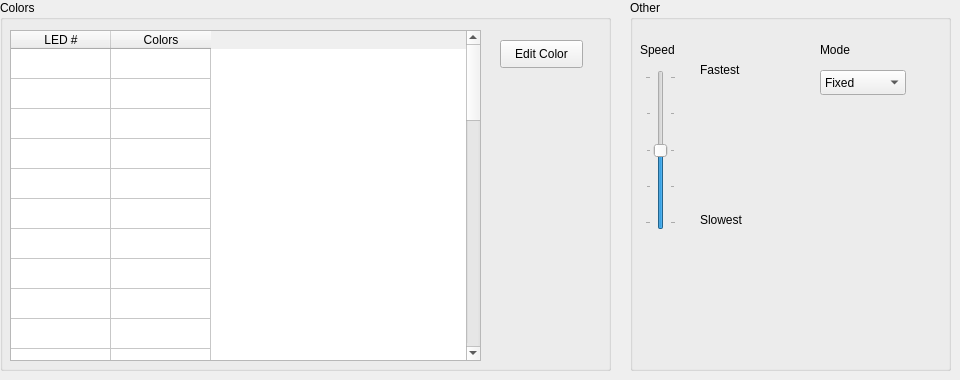
      <widget class="QWidget" name="customTab">
       <attribute name="title">
        <string>Custom</string>
       </attribute>
       <widget class="QGroupBox" name="groupBox_22">
        <property name="geometry">
         <rect>
          <x>630</x>
          <y>0</y>
          <width>321</width>
          <height>371</height>
         </rect>
        </property>
        <property name="title">
         <string>Other</string>
        </property>
        <widget class="QSlider" name="customSpeed">
         <property name="geometry">
          <rect>
           <x>15</x>
           <y>70</y>
           <width>31</width>
           <height>160</height>
          </rect>
         </property>
         <property name="maximum">
          <number>4</number>
         </property>
         <property name="value">
          <number>2</number>
         </property>
         <property name="orientation">
          <enum>Qt::Vertical</enum>
         </property>
         <property name="tickPosition">
          <enum>QSlider::TicksBothSides</enum>
         </property>
        </widget>
        <widget class="QLabel" name="label_62">
         <property name="geometry">
          <rect>
           <x>10</x>
           <y>40</y>
           <width>62</width>
           <height>20</height>
          </rect>
         </property>
         <property name="text">
          <string>Speed</string>
         </property>
        </widget>
        <widget class="QLabel" name="label_63">
         <property name="geometry">
          <rect>
           <x>70</x>
           <y>60</y>
           <width>62</width>
           <height>20</height>
          </rect>
         </property>
         <property name="text">
          <string>Fastest</string>
         </property>
        </widget>
        <widget class="QLabel" name="label_64">
         <property name="geometry">
          <rect>
           <x>70</x>
           <y>210</y>
           <width>62</width>
           <height>20</height>
          </rect>
         </property>
         <property name="text">
          <string>Slowest</string>
         </property>
        </widget>
        <widget class="QComboBox" name="customMode">
         <property name="geometry">
          <rect>
           <x>190</x>
           <y>70</y>
           <width>86</width>
           <height>25</height>
          </rect>
         </property>
         <item>
          <property name="text">
           <string>Fixed</string>
          </property>
         </item>
         <item>
          <property name="text">
           <string>Breathing</string>
          </property>
         </item>
         <item>
          <property name="text">
           <string>Wave</string>
          </property>
         </item>
        </widget>
        <widget class="QLabel" name="label_65">
         <property name="geometry">
          <rect>
           <x>190</x>
           <y>40</y>
           <width>62</width>
           <height>20</height>
          </rect>
         </property>
         <property name="text">
          <string>Mode</string>
         </property>
        </widget>
       </widget>
       <widget class="QGroupBox" name="groupBox_19">
        <property name="geometry">
         <rect>
          <x>0</x>
          <y>0</y>
          <width>611</width>
          <height>371</height>
         </rect>
        </property>
        <property name="title">
         <string>Colors</string>
        </property>
        <widget class="QTableWidget" name="customTable">
         <property name="geometry">
          <rect>
           <x>10</x>
           <y>30</y>
           <width>471</width>
           <height>331</height>
          </rect>
         </property>
         <property name="editTriggers">
          <set>QAbstractItemView::NoEditTriggers</set>
         </property>
         <property name="dragDropOverwriteMode">
          <bool>false</bool>
         </property>
         <property name="selectionMode">
          <enum>QAbstractItemView::ExtendedSelection</enum>
         </property>
         <property name="rowCount">
          <number>40</number>
         </property>
         <property name="columnCount">
          <number>2</number>
         </property>
         <attribute name="verticalHeaderVisible">
          <bool>false</bool>
         </attribute>
         <row/>
         <row/>
         <row/>
         <row/>
         <row/>
         <row/>
         <row/>
         <row/>
         <row/>
         <row/>
         <row/>
         <row/>
         <row/>
         <row/>
         <row/>
         <row/>
         <row/>
         <row/>
         <row/>
         <row/>
         <row/>
         <row/>
         <row/>
         <row/>
         <row/>
         <row/>
         <row/>
         <row/>
         <row/>
         <row/>
         <row/>
         <row/>
         <row/>
         <row/>
         <row/>
         <row/>
         <row/>
         <row/>
         <row/>
         <row/>
         <column>
          <property name="text">
           <string>LED #</string>
          </property>
         </column>
         <column>
          <property name="text">
           <string>Colors</string>
          </property>
         </column>
        </widget>
        <widget class="QPushButton" name="customEdit">
         <property name="geometry">
          <rect>
           <x>500</x>
           <y>40</y>
           <width>83</width>
           <height>28</height>
          </rect>
         </property>
         <property name="text">
          <string>Edit Color</string>
         </property>
        </widget>
       </widget>
      </widget>
